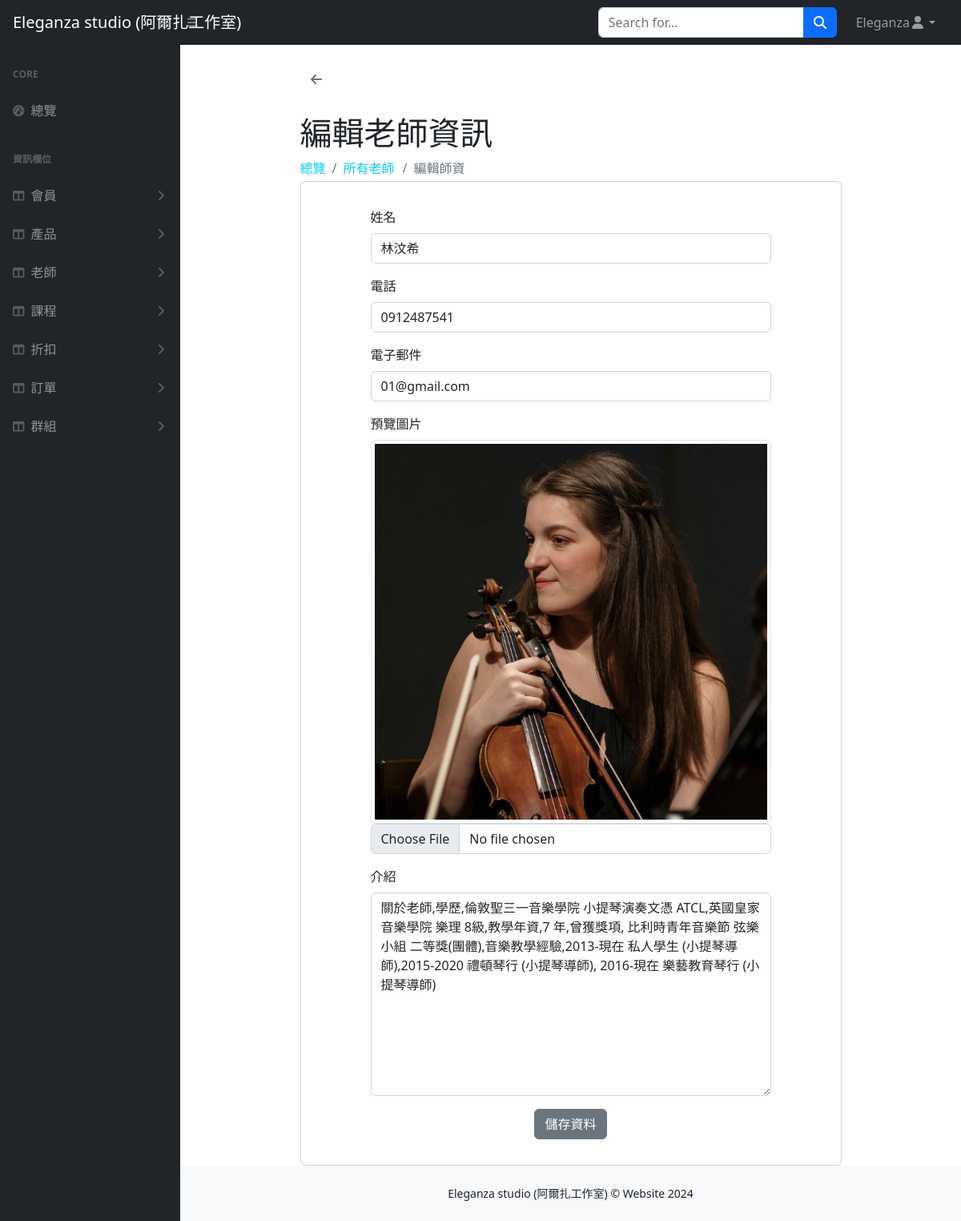
Screenshot of /edit_teacher2.php?id=1 (signed in) with the database file from the repository.
### tables this page shows
CREATE TABLE `teacher` (
  `teacher_id` int(2) NOT NULL,
  `name` varchar(10) NOT NULL,
  `gender` varchar(1) NOT NULL,
  `phone` varchar(10) DEFAULT NULL,
  `email` varchar(30) DEFAULT NULL,
  `img` varchar(50) DEFAULT NULL,
  `introduction` varchar(500) DEFAULT NULL,
  `valid` int(1) NOT NULL
);

### edit_teacher2.php (the view, shortened to what this page needs)
<?php
require_once("db_connect.php");
$id = $_GET["id"];
$sql = "SELECT * FROM teacher WHERE teacher_id=$id";
$result = $conn->query($sql);
$row = $result->fetch_assoc();
?>
<!DOCTYPE html>
<html lang="en">
<head>
    <link href="css/styles.css" rel="stylesheet" />
    <link rel="stylesheet" href="https://cdnjs.cloudflare.com/ajax/libs/font-awesome/6.5.1/css/all.min.css">
</head>
<body>
<nav class="sb-topnav navbar navbar-expand navbar-dark bg-dark">
        <a class="navbar-brand ps-3" href="../index.php">Eleganza studio (阿爾扎工作室)</a>
        <button class="btn btn-link btn-sm order-1 order-lg-0 me-4 me-lg-0" id="sidebarToggle" href="#!"><i class="fas fa-bars"></i></button>
        <form class="d-none d-md-inline-block form-inline ms-auto me-0 me-md-3 my-2 my-md-0">
            <div class="input-group">
                <input class="form-control" type="text" placeholder="Search for..." aria-label="Search for..." aria-describedby="btnNavbarSearch" />
                <button class="btn btn-primary" id="btnNavbarSearch" type="button"><i class="fas fa-search"></i></button>
            </div>
        </form>
        <ul class="navbar-nav ms-auto ms-md-0 me-3 me-lg-4">
            <li class="nav-item dropdown">
                <a class="nav-link dropdown-toggle" id="navbarDropdown" href="#" role="button" data-bs-toggle="dropdown" aria-expanded="false"><?= $_SESSION["user"]["name"] ?><i class="fas fa-user fa-fw"></i></a>
            </li>
        </ul>
    </nav>
    <div id="layoutSidenav">
        <div id="layoutSidenav_nav">
            <nav class="sb-sidenav accordion sb-sidenav-dark" id="sidenavAccordion">
                <div class="sb-sidenav-menu">
                    <div class="nav">
                        <div class="sb-sidenav-menu-heading">Core</div>
                        <a class="nav-link" href="../index.php">
                            <div class="sb-nav-link-icon"><i class="fas fa-tachometer-alt"></i></div>
                            總覽
                        </a>
                        <div class="sb-sidenav-menu-heading">資訊欄位</div>
                        <a class="nav-link collapsed" href="#" data-bs-toggle="collapse" data-bs-target="#users" aria-expanded="false" aria-controls="collapseLayouts">
                            <div class="sb-nav-link-icon"><i class="fas fa-columns"></i></div>
                            會員
                            <div class="sb-sidenav-collapse-arrow"><i class="fas fa-angle-down"></i></div>
                        </a>
                        <a class="nav-link collapsed" href="#" data-bs-toggle="collapse" data-bs-target="#products" aria-expanded="false" aria-controls="collapseLayouts">
                            <div class="sb-nav-link-icon"><i class="fas fa-columns"></i></div>
                            產品
                            <div class="sb-sidenav-collapse-arrow"><i class="fas fa-angle-down"></i></div>
                        </a>
                        <a class="nav-link collapsed" href="#" data-bs-toggle="collapse" data-bs-target="#teacher" aria-expanded="false" aria-controls="courses">
                            <div class="sb-nav-link-icon"><i class="fas fa-columns"></i></div>
                            老師
                            <div class="sb-sidenav-collapse-arrow"><i class="fas fa-angle-down"></i></div>
                        </a>
                        <a class="nav-link collapsed" href="#" data-bs-toggle="collapse" data-bs-target="#courses" aria-expanded="false" aria-controls="courses">
                            <div class="sb-nav-link-icon"><i class="fas fa-columns"></i></div>
                            課程
                            <div class="sb-sidenav-collapse-arrow"><i class="fas fa-angle-down"></i></div>
                        </a>
                        <a class="nav-link collapsed" href="#" data-bs-toggle="collapse" data-bs-target="#discounts" aria-expanded="false" aria-controls="collapseLayouts">
                            <div class="sb-nav-link-icon"><i class="fas fa-columns"></i></div>
                            折扣
                            <div class="sb-sidenav-collapse-arrow"><i class="fas fa-angle-down"></i></div>
                        </a>
                        <a class="nav-link collapsed" href="#" data-bs-toggle="collapse" data-bs-target="#orders" aria-expanded="false" aria-controls="collapseLayouts">
                            <div class="sb-nav-link-icon"><i class="fas fa-columns"></i></div>
                            訂單
                            <div class="sb-sidenav-collapse-arrow"><i class="fas fa-angle-down"></i></div>
                        </a>
                        <a class="nav-link collapsed" href="#" data-bs-toggle="collapse" data-bs-target="#groups" aria-expanded="false" aria-controls="groups">
                            <div class="sb-nav-link-icon"><i class="fas fa-columns"></i></div>
                            群組
                            <div class="sb-sidenav-collapse-arrow"><i class="fas fa-angle-down"></i></div>
                        </a>
                    </div>
                </div>
            </nav>
        </div>
        <div id="layoutSidenav_content">
            <main>
                <div class="container-fluid px-6" style="max-width:700px;">
                    <p class="mt-4"><a class="btn" href="layout-static.php"><i class="text-secondary fa-solid fa-arrow-left"></i></a></p>
                    <h1 class="mt-4">編輯老師資訊</h1>
                    <ol class="breadcrumb mb-1">
                        <li class="breadcrumb-item"><a class="nav-link link-info" href="../index.php">總覽</a></li>
                        <li class="breadcrumb-item"><a class="nav-link link-info" href="layout-static.php">所有老師</a></li>
                        <li class="mx-3 breadcrumb-item active">編輯師資</li>
                    </ol>
                    <div class="card">
                        <div class="card-body">
                            <form action="doedit_teacher2.php" method="post" enctype="multipart/form-data" style="max-width: 500px; margin: auto;" onsubmit="return validateForm();">
                                <div class="mb-3">
                                    <label for="teacher_name" class="form-label">姓名</label>
                                    <input type="text" class="form-control" id="teacher_name" name="teacher_name" value="<?= $row["name"] ?>">
                                </div>
                                <div class="mb-3">
                                    <label for="teacher_name" class="form-label">電話</label>
                                    <input type="text" class="form-control" id="teacher_phone" name="teacher_phone" value="<?= $row["phone"] ?>">
                                </div>
                                <div class="mb-3">
                                    <label for="teacher_name" class="form-label">電子郵件</label>
                                    <input type="text" class="form-control" id="teacher_email" name="teacher_email" value="<?= $row["email"] ?>">
                                </div>
                                <div class="mb-3">
                                    <label for="teacher_img" class="form-label">預覽圖片</label>
                                    <img src="./img/<?= $row["img"] ?>" class="img-fluid img-thumbnail" id="preview" style="max-width:500px; max-height:500px;" alt="">
                                    <input type="file" class="form-control" id="teacher_img_upload" name="teacher_img_upload" onchange="previewImage(this)">
                                </div>
                                <div class="mb-3">
                                    <label for="teacher_introduction" class="form-label ">介紹</label>
                                    <textarea class="form-control" name="teacher_introduction" id="teacher_introduction" rows="10"><?= $row["introduction"] ?></textarea>
                                </div>
                                <div class="mb-3 text-center">
                                    <input type="submit" class="btn btn-secondary " name="button" value="儲存資料">
                                </div>
                            </form>
                        </div>
                    </div>
                </div>
            </main>
            <footer class="py-4 bg-light mt-auto">
                <div class="container-fluid px-4">
                    <div class="d-flex align-items-center justify-content-center small">
                        <div class="">Eleganza studio (阿爾扎工作室) &copy; Website 2024</div>
                    </div>
                </div>
            </footer>
        </div>
    </div>
</body>
</html>

### css/css.php (style rules this page uses)
a { text-wrap: nowrap; }

### rows the page displays
teacher: teacher_name "林汶希", teacher_phone "0912487541", teacher_email "01@gmail.com", img (picture), teacher_introduction "關於老師,學歷,倫敦聖三一音樂學院 小提琴演奏文憑 ATCL,英國皇家音樂學院 樂理 8級,教學年資,7 年,曾獲獎項, 比利時青年音樂節 弦樂小組 二等獎(團體),音樂教學經驗,2013-現在 私人學生 (小提琴導師),2015-2020 禮頓琴行 (小提琴導師), 2016-現在 樂藝教育琴行 (小提琴導師)"

### other values shown
$_SESSION["user"]["name"] "Eleganza"
